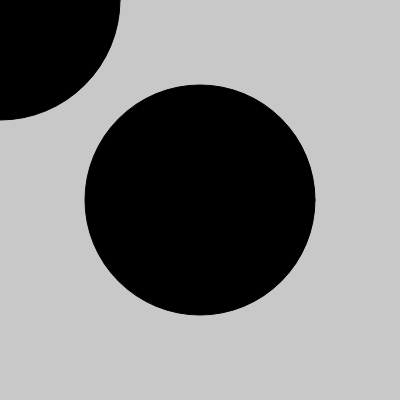
Frame 1 (no input)
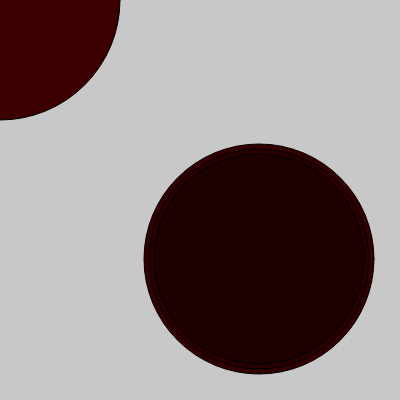
Frame 60 (no input)
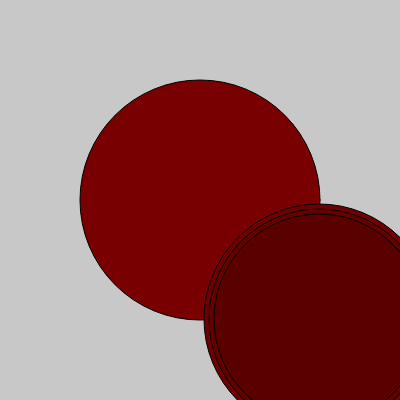
Frame 120 (the mouse pressed at the canvas centre since frame 60)

The p5.js sketch that drew these frames (run headless with seeded random() and noise() and a simulated clock; from frame 60 on, the mouse is pressed at the canvas centre):

// p5.js sketch
// ── sketch.js
var circleSize;
var xPos = 200;
var yPos = 200;


function setup() {
  createCanvas(400, 400);
  console.log("circleSize;"+circleSize);

}

function draw() {
  background(200);

  circleSize = 240;
  var redColor = frameCount;

  fill(redColor, 0, 0);
  ellipse(mouseX, mouseY, circleSize, circleSize);

  circleSize = circleSize-10;
  redColor -= 10;
  fill(redColor, 0, 0);
  ellipse(xPos, yPos, circleSize, circleSize);

  circleSize = circleSize -10;
  redColor -= 10;
  fill(redColor, 0, 0);
  ellipse(xPos, yPos, circleSize, circleSize);

  circleSize = circleSize-10;
  redColor -= 10;
  fill(redColor, 0, 0);
  ellipse(xPos, yPos, circleSize, circleSize);

  xPos += 1;
  yPos += 1;


}
